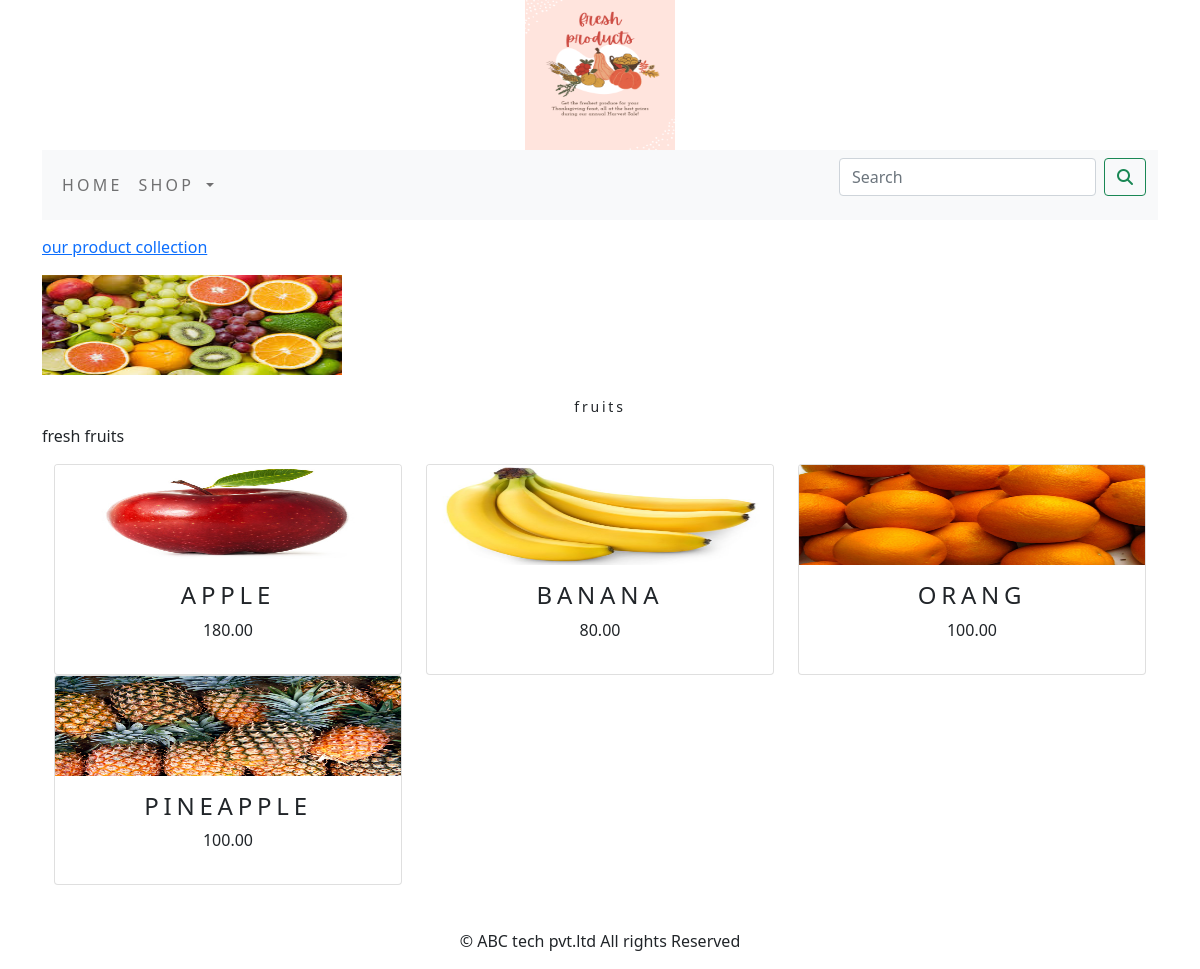
/shopapp/fruits/, run on the app's committed database.
### shopapp/models.py (models this page shows, shortened)
class Category(models.Model):
    name = models.CharField(max_length=250, unique=True)
    slug = models.SlugField(max_length=250, unique=True)
    description = models.TextField(blank=True)
    image = models.ImageField(upload_to='category', blank=True)
    class Meta:
        ordering = ('name',)
        verbose_name = 'category'
        verbose_name_plural = 'categories'
    def get_url(self):
        return reverse('shopapp:products_by_category', args=[self.slug])

class Product(models.Model):
    name = models.CharField(max_length=250, unique=True)
    slug = models.SlugField(max_length=250, unique=True)
    description = models.TextField(blank=True)
    price = models.DecimalField(max_digits=10, decimal_places=2)
    category = models.ForeignKey(Category, on_delete=models.CASCADE)
    image = models.ImageField(upload_to='product', blank=True)
    stock = models.IntegerField()
    available = models.BooleanField(default=True)
    created = models.DateTimeField(auto_now_add=True)
    updated = models.DateTimeField(auto_now=True)
    def get_url(self):
        return reverse('shopapp:prodCatdetail', args=[self.category.slug, self.slug])
    class Meta:
        ordering = ('name',)
        verbose_name = 'product'
        verbose_name_plural = 'products'

### shopapp/views.py (the view)
# urls.py: path('', views.allProdCat, name='allProdCat'),
def allProdCat(request, c_slug=None):
    c_page = None
    products_list = None
    if c_slug != None:
        c_page = get_object_or_404(Category, slug=c_slug)
        products_list = Product.objects.all().filter(category=c_page, available=True)
    else:
        products_list = Product.objects.all().filter(available=True)
    paginator = Paginator(products_list, 6)
    try:
        page = int(request.GET.get('page', '1'))
    except:
        page = 1
    try:
        products = paginator.page(page)
    except (EmptyPage, InvalidPage):
        products = paginator.page(Paginator.num_pages)
    return render(request, "category.html", {'category': c_page, 'products': products})

### cart/context_processors.py (called while the page is built)
def counter(request):
    item_count = 0
    if 'admin' in request.path:
        return {}
    else:
        try:
            cart = Cart.objects.filter(cart_id=_cart_id(request))
            car_items = CartItem.objects.all().filter(cart=cart[:1])
            for cart_item in car_items:
                item_count += cart_item.quantity
        except Cart.DoesNotExist:
            item_count = 0
    return dict(item_count=item_count)

### cart/views.py (called while the page is built)
def _cart_id(request):
    cart = request.session.session_key
    if not cart:
        cart = request.session.create()
    return cart

### shopapp/context_processors.py (called while the page is built)
def menu_links(request):
    links = Category.objects.all()
    return dict(links=links)

### templates/category.html (shortened to what this page needs)
{% extends 'base.html' %}
{% load static %}
{% block content %}
   {% if category %}
      <div>
        <div class="row my_row_class">
          <div class="mx-auto">
              <p><a href="{% url 'shopapp:allProdCat' %}">our product collection</a></p>
          </div>
        </div>
      </div>
   {% endif %}
      <div class="mx-auto">
          {% if category %}
          <img class="my_image" src="{{category.image.url}}" alt="{{category.name}}">
      </div>
          <br>
      <div>
          <h1 class="text-center my_title">{{category.name}}</h1>
          <p class="text-justify">{{category.description}}</p>
      </div>
        {% endif %}
      <div class="container">
          <div class="row mx_auto">
              {% for product in products.object_list  %}
              <div class="my_bottom_margin col_4 col-sm-4 col-md-4 col-lg-4">
               <div class="card text-center" style="min-width:18rem">
                  <a href="{{product.get_url}}"><img class="card-img-top my_image" src="{{product.image.url}}" alt="{{product.name }}" width="100" height="100"></a>
                  <div class="card-body">
                     <h4>{{product.name}}</h4>
                     <p>{{product.price}}</p>
                  </div>
               </div>
              </div>
              {% endfor %}
          </div>
          <br>
      </div>
{% endblock %}

### templates/base.html (shortened to what this page needs)
{% load static %}
<html lang="en">
<head>
    <link rel="stylesheet" href="{% static 'css/custom.css' %}">
    <link href="{% static 'css/bootstrap.min.css' %}" rel="stylesheet">
</head>
<body>
<div class="container">
    {% include 'header.html' %}
    {% include 'navbar.html' %}
    {% block content %}
    {% endblock %}
</div>
    {% include 'footer.html' %}
</body>
</html>

### templates/header.html
{% load static %}
<header>
    <center>
        <a href="{% url 'shopapp:allProdCat' %}"><img src="{% static 'img/logo.png' %}" alt="logimage" width="150" height="150"></a>
    </center>
</header>

### templates/navbar.html (shortened to what this page needs)
<nav class="navbar navbar-expand-lg navbar-light bg-light">
  <div class="container-fluid">
    <div class="collapse navbar-collapse" id="navbarSupportedContent">
      <ul class="navbar-nav me-auto mb-2 mb-lg-0">
        <li class="nav-item">
          <a class="nav-link" href="#">Home</a>
        </li>
        <li class="nav-item dropdown {% if 'shoapp' in request.path %} active {% endif %}">
          <a class="nav-link dropdown-toggle" href="#" id="navbarDropdown" role="button" data-bs-toggle="dropdown" aria-expanded="false">
            Shop
          </a>
        </li>
      </ul>
      <form class="d-flex" action="{% url 'search_app:SearchResult' %}" method="get">
        <input class="form-control me-2" type="search" placeholder="Search"  name="q" aria-label="Search">
        <button class="btn btn-outline-success" type="submit"><i class="fa fa-search"></i></button>
      </form>
    </div>
  </div>
</nav>

### templates/footer.html
<div class="footer navbar-fixed-bottom my_footer">
    <p class="text-center">&copy; ABC tech pvt.ltd All rights Reserved</p>
</div>

### static/css/custom.css (style rules this page uses)
body { font-family: 'Roboto', sans-serif; }
.nav-item { letter-spacing: .2em; front-size: 14px; text-transform: uppercase; }
.my_footer { background-color: #f8f9fa: height: 60px; }
.my_footer p { padding-top:20px; front size :14px; }
.my_row_class { padding-top: 15px; }
.my_image { width:300px; height:100px; }
.my_title { font-size:14px; text_transform:uppercase; letter-spacing:.2em; }
.my_bottom_margin { margin_bottom:10px }
.card-body h4 { letter-spacing: .2em; front-size: 14px; text-transform: uppercase; }

### data on the page
Category: image (picture), name "fruits", description "fresh fruits"
Product: image (picture), name "APPLE", price "180.00"
Product: image (picture), name "BANANA", price "80.00"
Product: image (picture), name "ORANG", price "100.00"
Product: image (picture), name "PINEAPPLE", price "100.00"
